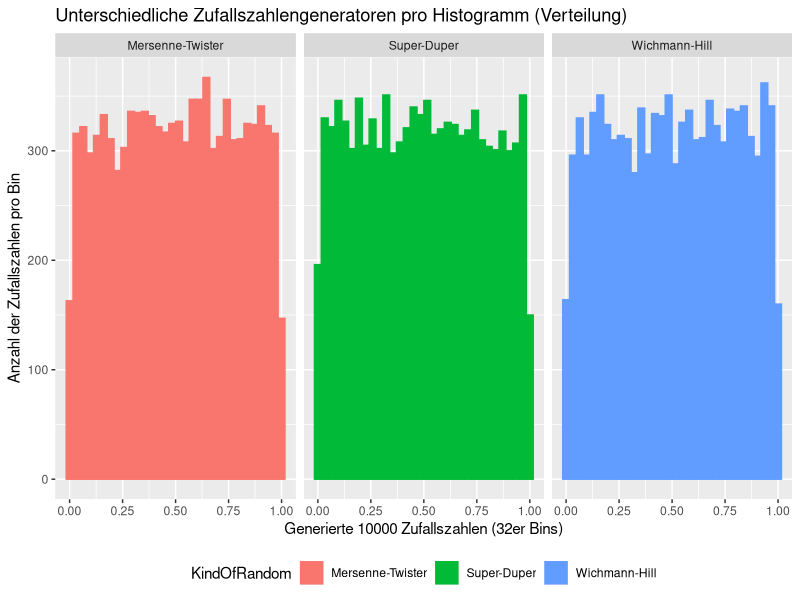
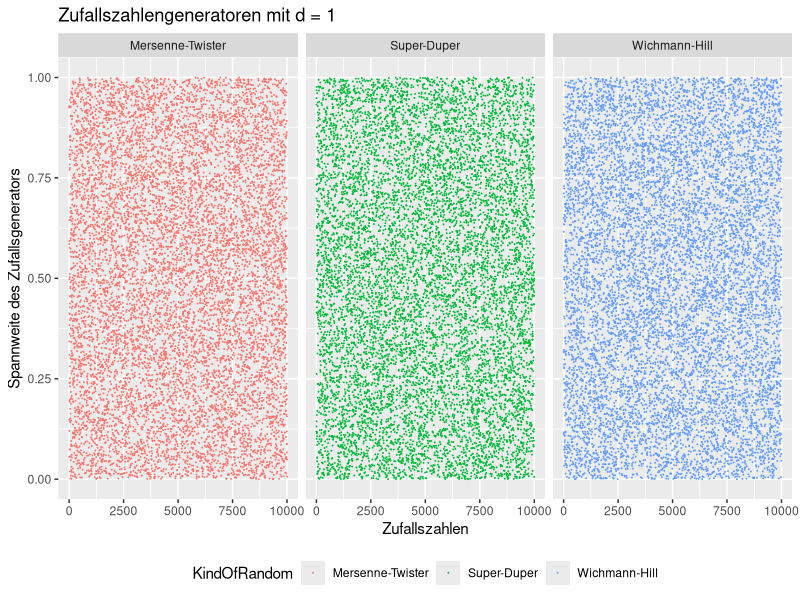
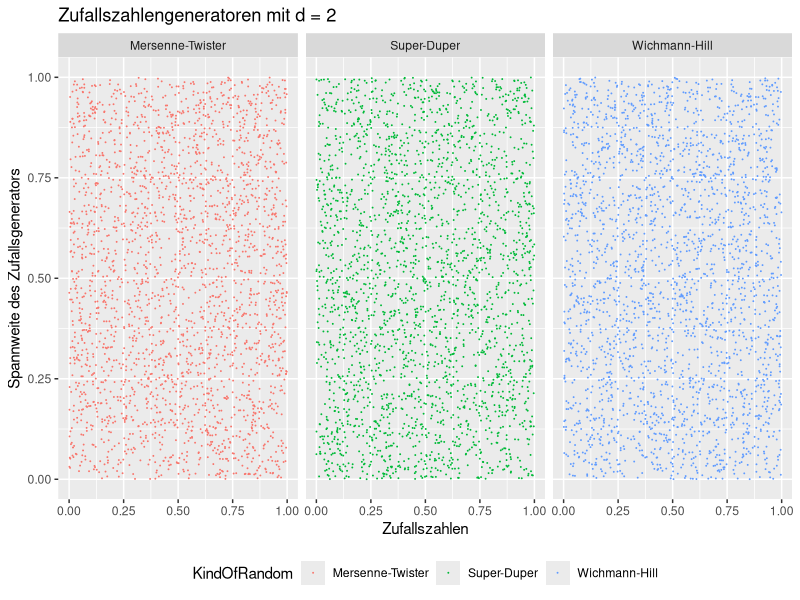
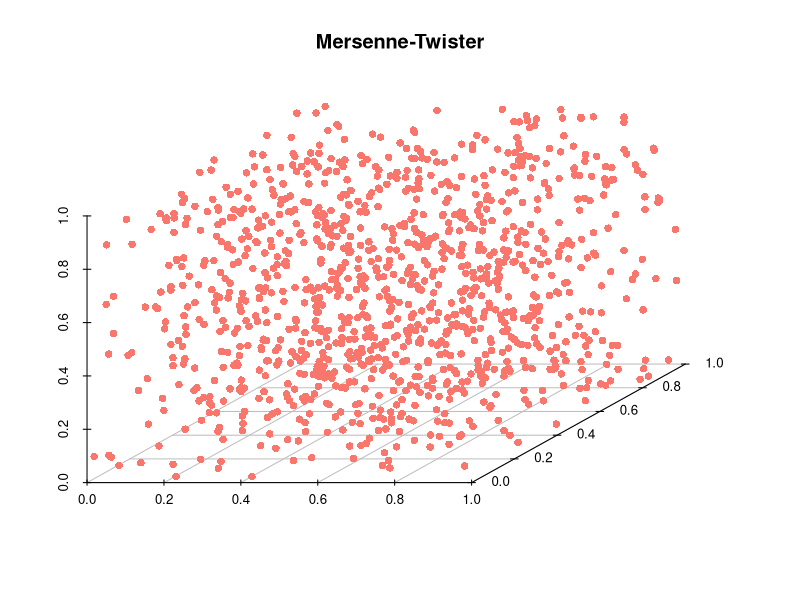

The R script that drew these images, in order:
## ---- chunk 1
# Plot der exponentialfunktions.
#library(ggplot2)
#data <- data.frame(x=seq(1:25), y=pexp(seq(1:25)))
#data2 <- data.frame(x=seq(1:25), y=seq(1:25))
#ggplot() +
#  geom_line(data=data, aes(x=data$x, y=data$y)) +
#  geom_line(data=data2, aes(x=data2$x, y=data2$y)) + 
#  labs(title="Exponentialfunktion mit Inverse")
## ---- chunk 2
library(ggplot2)
numberOfRandomNumbers <- 10000

RNGkind("Mersenne-Twister") # matches  "Mersenne-Twister"
datamt = data.frame(data = runif(numberOfRandomNumbers), KindOfRandom = "Mersenne-Twister", pos = 1:numberOfRandomNumbers)

RNGkind("Super") # matches  "Super-Duper"
datasd = data.frame(data = runif(numberOfRandomNumbers), KindOfRandom = "Super-Duper", pos = 1:numberOfRandomNumbers)

RNGkind("Wichmann-Hill") # matches  "Wichmann-Hill"
datawh = data.frame(data = runif(numberOfRandomNumbers), KindOfRandom = "Wichmann-Hill", pos = 1:numberOfRandomNumbers)

data <- rbind(datamt, datasd, datawh)

ggplot(data, aes(x = data, color = KindOfRandom, fill = KindOfRandom)) + 
  geom_histogram(bins = 32) + 
  facet_grid(~ KindOfRandom) +
  theme(legend.direction = "horizontal", 
        legend.position = "bottom",
        legend.box = "horizontal") +
  labs(title = "Unterschiedliche Zufallszahlengeneratoren pro Histogramm (Verteilung)",
  x = "Generierte 10000 Zufallszahlen (32er Bins)",
  y = "Anzahl der Zufallszahlen pro Bin")
## ---- chunk 3
ggplot(data, aes(y = data, x = pos, color = KindOfRandom)) + 
  geom_point(size = 0.01) +
  facet_grid(~ KindOfRandom) +
  theme(legend.direction = "horizontal", 
        legend.position = "bottom",
        legend.box = "horizontal") +
  labs(title = "Zufallszahlengeneratoren mit d = 1",
  x = "Zufallszahlen",
  y = "Spannweite des Zufallsgenerators")
## ---- chunk 4
datamt2 <- data.frame(dataX = datamt[seq(1, 5000, 2),]$data, 
                      dataY = datamt[seq(2, 5000, 2),]$data,
                      KindOfRandom = "Mersenne-Twister")
datasd2 <- data.frame(dataX = datasd[seq(1, 5000, 2),]$data, 
                      dataY = datasd[seq(2, 5000, 2),]$data,
                      KindOfRandom = "Super-Duper")
datawh2 <- data.frame(dataX = datawh[seq(1, 5000, 2),]$data, 
                      dataY = datawh[seq(2, 5000, 2),]$data,
                      KindOfRandom = "Wichmann-Hill")

data2 <- rbind(datamt2, datasd2, datawh2)

ggplot(data2, aes(y = dataY, x = dataX, color = KindOfRandom)) + 
  geom_point(size = 0.01) +
  facet_grid(~ KindOfRandom) +
  theme(legend.direction = "horizontal", 
        legend.position = "bottom",
        legend.box = "horizontal") +
  labs(title = "Zufallszahlengeneratoren mit d = 2",
  x = "Zufallszahlen",
  y = "Spannweite des Zufallsgenerators")
## ---- chunk 5

datamt <- data.frame(dataX = datamt[seq(1, 3333, 3),]$data, 
                       dataY = datamt[seq(2, 3333, 3),]$data, 
                       dataZ = datamt[seq(3, 3333, 3),]$data)


library(scatterplot3d)

with(datamt, {
   s3d <- scatterplot3d(dataX, dataY, dataZ, # x,y, z axis
                 main="Mersenne-Twister",
                 box=FALSE,
                 color="#F8766C",
                 pch = 16,
                 xlab="",
                 ylab="",
                 zlab="")
   
   s3d.coords <- s3d$xyz.convert(dataX, dataY, dataZ)
})
## ---- chunk 6
# Ruft die Help-Page von RNG auf
?RNG
## ---- chunk 7
# RNGkind setzt den Pseudozufallsgenerator
# Setzt den Zufallsgenerator auf L'Ecuyer-CMRG
RNGkind("L'Ecuyer-CMRG")

# Gibt den aktuellen Zufallsgenerator aus
RNGkind()

# Setzt den Zufallsgenerator auf Mersenne-Twister (default)
RNGkind("Mersenne-Twister")
## ---- chunk 8
# Setzt den Seed auf 123456789 für genau den nächsten Aufruf
set.seed(123456789)

# Generiert immer die selben 10 Zufallszahlen wegen den seed.
runif(10)

# Generiert 10 Zufallszahlen ohne Seed
runif(10)
## ---- chunk 9
# Berechnet die neue Zufallszahl
PP.Coincidence.CalculateNumber <- function (randomNumber) {
  first <- as.numeric(substr(randomNumber, 0, 5))
  second <- as.numeric(substr(randomNumber, 6, 10))
  
  # Ist der zweite Teil 0 oder nicht definiert =>
  # Mache ein XOR mit den hinteren Stellen von der aktuellen Zeit
  if(is.na(second) || second == 0) {
    second <- bitwXor(first, as.numeric(substr(as.numeric(Sys.time()), 6, 10)))
  }
  # Die eigentliche Berechnung
  return (first * second)
}

# Initialaufruf mit einer Anzahl von Zufallszahlen
PP.Coincidence <- function(numberOfRandomNumbers){
  rngNumber <- as.numeric(Sys.time())
  randomNumberList <- c()
  
  for(i in 1:numberOfRandomNumbers){
    rngNumber <- PP.Coincidence.CalculateNumber(rngNumber)
    randomNumberList <- c(randomNumberList, rngNumber/10000000000)
  }
  randomNumberList
}
PP.Coincidence(5)
